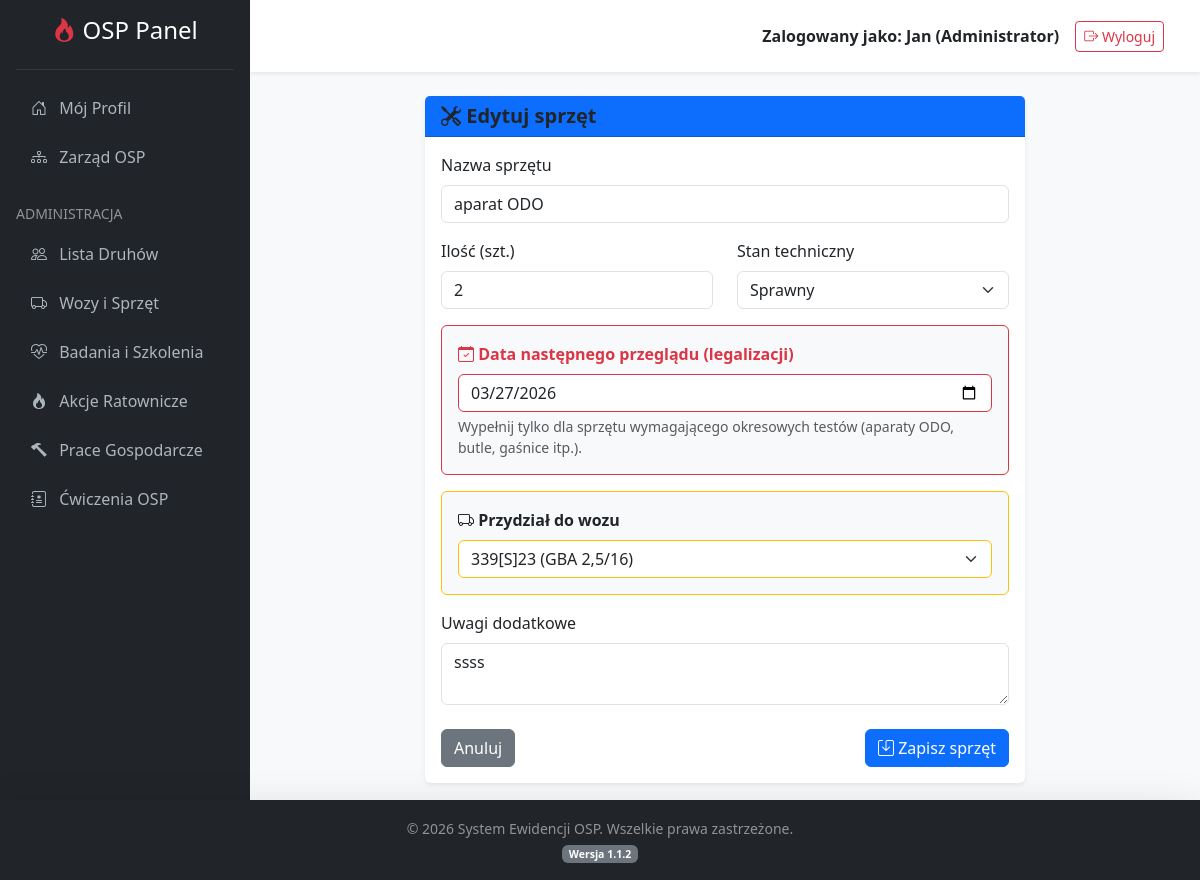
/index.php?action=edit_equipment&id=4 (signed in), run on the app's committed database.
### tables this page shows
CREATE TABLE `equipment` (
  `id` int(11) NOT NULL,
  `nazwa` varchar(150) NOT NULL,
  `ilosc` int(11) NOT NULL DEFAULT 1,
  `stan` varchar(50) NOT NULL DEFAULT 'Sprawny',
  `vehicle_id` int(11) DEFAULT NULL,
  `data_przegladu` date DEFAULT NULL,
  `uwagi` text DEFAULT NULL
);

CREATE TABLE `vehicles` (
  `id` int(11) NOT NULL,
  `rodzaj` varchar(50) NOT NULL,
  `marka_model` varchar(100) NOT NULL,
  `numer_operacyjny` varchar(50) NOT NULL,
  `nr_rejestracyjny` varchar(50) NOT NULL,
  `przeglad_data` date NOT NULL,
  `ubezpieczenie_data` date NOT NULL,
  `ubezpieczenie_ac_data` date DEFAULT NULL,
  `uwagi` text DEFAULT NULL
);

### controllers/VehicleController.php (called while the page is built, shortened)
<?php
require_once 'models/Vehicle.php';
require_once 'models/Equipment.php';
class VehicleController {
    private $db;
    private $vehicleModel;
    private $equipmentModel;
    public function __construct($dbConnection) {
        $this->db = $dbConnection;
        $this->vehicleModel = new Vehicle($this->db);
        $this->equipmentModel = new Equipment($this->db);
    }
    public function editEquipment() {
        $this->equipmentModel->id = $_GET['id'];
        if ($_SERVER['REQUEST_METHOD'] === 'POST') {
            $this->equipmentModel->nazwa = trim($_POST['nazwa']);
            $this->equipmentModel->ilosc = $_POST['ilosc'];
            $this->equipmentModel->stan = $_POST['stan'];
            $this->equipmentModel->vehicle_id = !empty($_POST['vehicle_id']) ? $_POST['vehicle_id'] : null;
            $this->equipmentModel->data_przegladu = !empty($_POST['data_przegladu']) ? $_POST['data_przegladu'] : null;
            $this->equipmentModel->uwagi = !empty($_POST['uwagi']) ? trim($_POST['uwagi']) : null;
            if ($this->equipmentModel->update()) {
                $logger = new Log($this->db); $logger->create($_SESSION['user_id'], "Edytowano sprzęt: " . $this->equipmentModel->nazwa);
                header("Location: index.php?action=vehicles"); exit;
            } else { $blad = "Błąd przy edycji sprzętu."; }
        } else {
            $this->equipmentModel->readOne($this->equipmentModel->id);
        }
        $sprzet = [
            'id' => $this->equipmentModel->id,
            'nazwa' => $this->equipmentModel->nazwa,
            'ilosc' => $this->equipmentModel->ilosc,
            'stan' => $this->equipmentModel->stan,
            'vehicle_id' => $this->equipmentModel->vehicle_id,
            'data_przegladu' => $this->equipmentModel->data_przegladu,
            'uwagi' => $this->equipmentModel->uwagi
        ];
        $pojazdy_lista = $this->vehicleModel->readAll()->fetchAll(PDO::FETCH_ASSOC);
        require_once 'views/equipment_form.php';
    }
}
?>

### models/Equipment.php (called while the page is built, shortened)
<?php
class Equipment {
    private $conn;
    private $table_name = "equipment";
    public function __construct($db) { $this->conn = $db; }
    public function readOne($id) {
        $query = "SELECT * FROM " . $this->table_name . " WHERE id = ?";
        $stmt = $this->conn->prepare($query);
        $stmt->execute([$id]);
        $row = $stmt->fetch(PDO::FETCH_ASSOC);
        if($row) {
            $this->id = $row['id'];
            $this->nazwa = $row['nazwa'];
            $this->ilosc = $row['ilosc'];
            $this->stan = $row['stan'];
            $this->vehicle_id = $row['vehicle_id'];
            $this->data_przegladu = $row['data_przegladu'];
            $this->uwagi = $row['uwagi'];
            return true;
        }
        return false;
    }
}
?>

### models/Vehicle.php (called while the page is built, shortened)
<?php
class Vehicle {
    private $conn;
    private $table_name = "vehicles";
    public function __construct($db) {
        $this->conn = $db;
    }
    public function readAll() {
        $query = "SELECT * FROM " . $this->table_name . " ORDER BY rodzaj ASC";
        $stmt = $this->conn->prepare($query);
        $stmt->execute();
        return $stmt;
    }
}
?>

### views/equipment_form.php (the view, shortened to what this page needs)
<?php include 'views/header.php'; ?>
<div class="card shadow-sm border-0" style="max-width: 600px; margin: 0 auto;">
    <div class="card-header <?= isset($sprzet) ? 'bg-primary' : 'bg-warning text-dark' ?>">
        <h5 class="mb-0 fw-bold"><i class="bi bi-tools"></i> <?= isset($sprzet) ? 'Edytuj sprzęt' : 'Dodaj nowy sprzęt' ?></h5>
    </div>
    <div class="card-body">
        <form action="index.php?action=<?= isset($sprzet) ? 'edit_equipment&id='.$sprzet['id'] : 'add_equipment' ?>" method="POST">
            <div class="mb-3">
                <label class="form-label">Nazwa sprzętu</label>
                <input type="text" name="nazwa" class="form-control" value="<?= htmlspecialchars($sprzet['nazwa'] ?? '') ?>" required>
            </div>
            <div class="row mb-3">
                <div class="col-6">
                    <label class="form-label">Ilość (szt.)</label>
                    <input type="number" name="ilosc" class="form-control" min="1" value="<?= $sprzet['ilosc'] ?? '1' ?>" required>
                </div>
                <div class="col-6">
                    <label class="form-label">Stan techniczny</label>
                    <select name="stan" class="form-select">
                        <option value="Sprawny" <?= ($sprzet['stan']??'') == 'Sprawny' ? 'selected' : '' ?>>Sprawny</option>
                    </select>
                </div>
            </div>
            <div class="mb-3 border border-danger rounded p-3 bg-light">
                <label class="form-label text-danger fw-bold"><i class="bi bi-calendar-check"></i> Data następnego przeglądu (legalizacji)</label>
                <input type="date" name="data_przegladu" class="form-control border-danger" value="<?= $sprzet['data_przegladu'] ?? '' ?>">
                <div class="form-text">Wypełnij tylko dla sprzętu wymagającego okresowych testów (aparaty ODO, butle, gaśnice itp.).</div>
            </div>
            <div class="mb-3 border border-warning rounded p-3 bg-light">
                <label class="form-label fw-bold"><i class="bi bi-truck"></i> Przydział do wozu</label>
                <select name="vehicle_id" class="form-select border-warning">
                    <?php foreach($pojazdy_lista as $v): ?>
                        <option value="<?= $v['id'] ?>" <?= (($sprzet['vehicle_id']??'') == $v['id']) ? 'selected' : '' ?>><?= $v['numer_operacyjny'] ?> (<?= $v['rodzaj'] ?>)</option>
                    <?php endforeach; ?>
                </select>
            </div>
            <div class="mb-4">
                <label class="form-label">Uwagi dodatkowe</label>
                <textarea name="uwagi" class="form-control" rows="2"><?= htmlspecialchars($sprzet['uwagi'] ?? '') ?></textarea>
            </div>
            <div class="d-flex justify-content-between">
                <a href="index.php?action=vehicles" class="btn btn-secondary">Anuluj</a>
                <button type="submit" class="btn <?= isset($sprzet) ? 'btn-primary' : 'btn-warning fw-bold' ?>"><i class="bi bi-save"></i> Zapisz sprzęt</button>
            </div>
        </form>
    </div>
</div>
<?php include 'views/footer.php'; ?>

### views/footer.php (style rules this page uses)
body { display: flex; flex-direction: column; min-height: 100vh; background-color: #f8f9fa; }

### data on the page
equipment: nazwa "aparat ODO", ilosc "2", stan "Sprawny", data_przegladu "03/27/2026", vehicle_id "339[S]23 (GBA 2,5/16)", uwagi "ssss"

### other printed values
$_SESSION['first_name'] "Jan"
